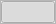
<?xml version="1.0" encoding="UTF-8"?>
<ui version="4.0">
 <class>CShowHideBar</class>
 <widget class="QFrame" name="CShowHideBar">
  <property name="geometry">
   <rect>
    <x>0</x>
    <y>0</y>
    <width>56</width>
    <height>12</height>
   </rect>
  </property>
  <property name="sizePolicy">
   <sizepolicy hsizetype="Preferred" vsizetype="Preferred">
    <horstretch>0</horstretch>
    <verstretch>0</verstretch>
   </sizepolicy>
  </property>
  <property name="windowTitle">
   <string>show / hide</string>
  </property>
  <property name="frameShape">
   <enum>QFrame::StyledPanel</enum>
  </property>
  <property name="frameShadow">
   <enum>QFrame::Raised</enum>
  </property>
  <layout class="QVBoxLayout" name="vl_ShowHideBar">
   <property name="spacing">
    <number>0</number>
   </property>
   <property name="leftMargin">
    <number>0</number>
   </property>
   <property name="topMargin">
    <number>0</number>
   </property>
   <property name="rightMargin">
    <number>0</number>
   </property>
   <property name="bottomMargin">
    <number>0</number>
   </property>
   <item>
    <widget class="QPushButton" name="pb_ShowHidePushButton">
     <property name="sizePolicy">
      <sizepolicy hsizetype="Preferred" vsizetype="Preferred">
       <horstretch>0</horstretch>
       <verstretch>0</verstretch>
      </sizepolicy>
     </property>
     <property name="maximumSize">
      <size>
       <width>16777215</width>
       <height>16777215</height>
      </size>
     </property>
     <property name="toolTip">
      <string>show / hide</string>
     </property>
     <property name="text">
      <string/>
     </property>
     <property name="icon">
      <iconset resource="../blackmisc/blackmisc.qrc">
       <normaloff>:/own/icons/own/gripdown42x15.png</normaloff>
       <normalon>:/own/icons/own/gripup42x15.png</normalon>:/own/icons/own/gripdown42x15.png</iconset>
     </property>
     <property name="iconSize">
      <size>
       <width>42</width>
       <height>15</height>
      </size>
     </property>
     <property name="checkable">
      <bool>true</bool>
     </property>
     <property name="checked">
      <bool>true</bool>
     </property>
    </widget>
   </item>
  </layout>
 </widget>
 <resources>
  <include location="../blackmisc/blackmisc.qrc"/>
 </resources>
 <connections/>
</ui>
